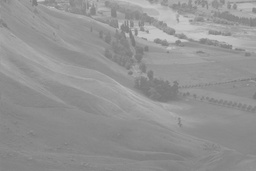
#> input picture biometria/hill.jpg, 256 x 171 px, shrunk from 1024 x 683 before the run
$ python rozciagniecie.py   (older library calls are emulated)
#> lines starting #> are read from the running program, lines starting #| are printed output that depends on the picture; after the words box and inside, x2 and y2 are one past the last pixel; in counts of white or black regions, pixels touching at a corner belong together
#wyliczanie i rysowanie histogramów obrazów przed i po edycji obrazów

import numpy as np
import matplotlib.pyplot as plt
import mahotas.demos
from pylab import imshow, show


def LUT(channel):
    minValue = 0
    maxValue = 255
    result = []

    for i in range(0,256):
        if(channel[i] != 0):
            minValue = i
            break

    for i in range(255,-1,-1):
        if(channel[i] != 0):
            maxValue = i
            break

    x = 255/(maxValue-minValue)

    for i in range(0, 256):
        value = int(x * (i - minValue))
        if value <= 0:
            result.append(0)
        else:
            result.append(value)

    return result


picture = mahotas.imread('hill.jpg')
#> picture is the input picture: shape (171, 256, 3); min 120, max 202, mean 148
picture = picture.astype(np.uint8)

imshow(picture)
show()
"""
plt.hist(picture[:,:,0])
plt.hist(picture[:,:,1])
plt.hist(picture[:,:,2])
plt.xlim(0,255)
plt.title("Histogram obrazu przed rozciągnięciem")
plt.xlabel("Numer odcienia")
plt.ylabel("Ilość pikseli danego koloru")
plt.show()
"""
histRed = np.zeros(256)
histGreen = np.zeros(256)
histBlue = np.zeros(256)


for i in range(len(picture)):
    for j in range(len(picture[0])):
        if picture[i][j][0] !=0:
            histRed[picture[i][j][0]] +=1
#> after the loop, histRed = 256 values, max 2045 at index 137, min 0 at index 0, mean 171

for i in range(len(picture)):
    for j in range(len(picture[0])):
        if picture[i][j][1] !=0:
            histGreen[picture[i][j][1]] +=1
#> after the loop, histGreen has the same summary as histRed

for i in range(len(picture)):
    for j in range(len(picture[0])):
        if picture[i][j][2] !=0:
            histBlue[picture[i][j][2]] +=1
#> after the loop, histBlue has the same summary as histRed


lutRed = LUT(histRed)
#> lutRed = 256 values from 0 to 419
lutGreen = LUT(histGreen)
#> lutGreen = 256 values from 0 to 419
lutBlue = LUT(histBlue)
#> lutBlue = 256 values from 0 to 419


newpictureRed = np.zeros((len(picture), len(picture[0])))
#> newpictureRed: shape (171, 256) float64; every value is 0
newpictureGreen = np.zeros((len(picture), len(picture[0])))
newpictureBlue = np.zeros((len(picture), len(picture[0])))

for i in range(len(picture)):
    for j in range(len(picture[0])):
        newpictureRed[i][j] = lutRed[picture[i][j][0]]
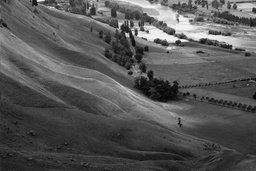
#> newpictureRed: shape (171, 256) float64; min 0, max 255, mean 86.5

for i in range(len(picture)):
    for j in range(len(picture[0])):
        newpictureGreen[i][j] = lutGreen[picture[i][j][1]]

for i in range(len(picture)):
    for j in range(len(picture[0])):
        newpictureBlue[i][j] = lutBlue[picture[i][j][2]]


newpicture = np.dstack([newpictureRed, newpictureGreen, newpictureBlue])
imshow(newpicture)
show()
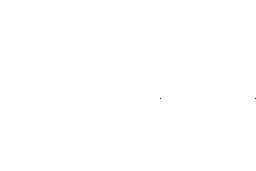
#> shown: shape (171, 256, 3) float64; values 0 (black) and 1 (white), 100% white; black in thin lines or dots, all inside (x1, y1, x2, y2) = (160, 98, 256, 99)


plt.hist(newpictureBlue)
plt.hist(newpictureRed)
plt.hist(newpictureGreen)
plt.xlim(0,256)
plt.title("Histogram obrazu po rozciągnięciu")
plt.xlabel("Numer odcienia")
plt.ylabel("Ilość pikseli danego koloru")
plt.show()
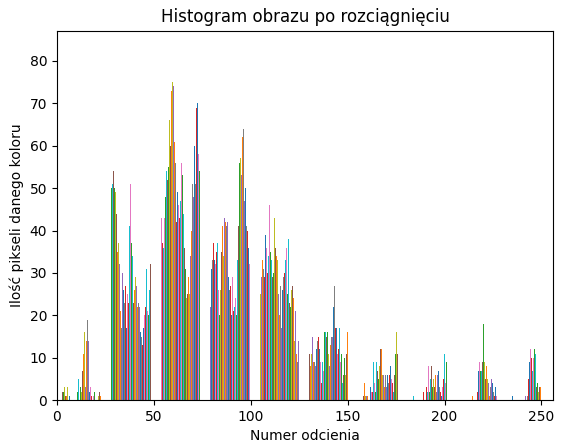
#> figure drawn by matplotlib, 1 panel; tallest bar 56 high, from x = 53.55 to 53.63; tallest bar 59 high, from x = 28.13 to 28.21; tallest bar 56 high, from x = 28.21 to 28.29
